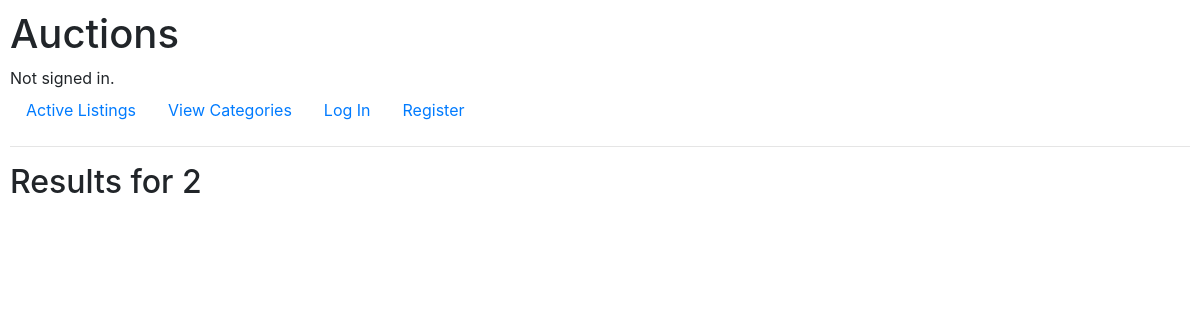
Before: /searchcategory/2 with the older database file.
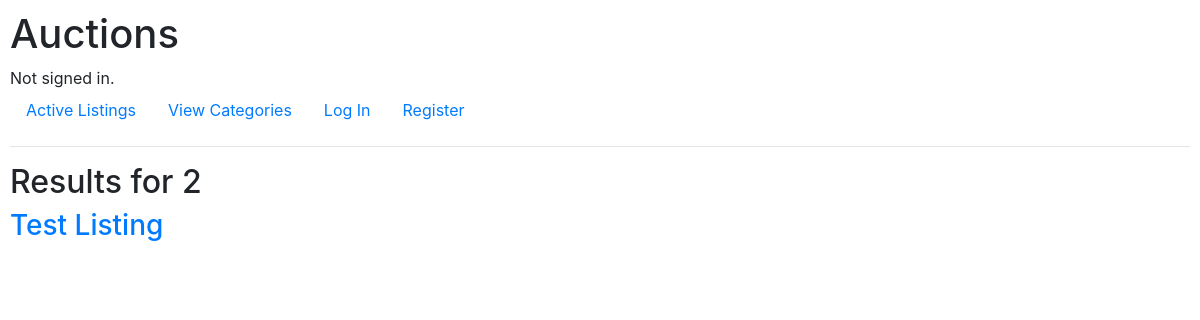
After: the same page with the newer database file.
### auctions/models.py (models this page shows)
class Listing(models.Model):
    id = models.AutoField(primary_key=True)
    title = models.CharField(max_length=64)
    description = models.CharField(max_length=64)
    price = models.IntegerField()
    image = models.CharField(max_length=128, blank=True)
    category = models.CharField(blank=True, max_length=64)
    active = models.BooleanField()
    user = models.ForeignKey(User, blank=True, on_delete=models.CASCADE, related_name="userListing")
    def __str__(self):
        return f"{self.title} is priced at ({self.price})"

### auctions/views.py (the view)
# urls.py: path("searchcategory", views.searchcategory, name="searchcategory"),
def searchcategory(request, category):
    results = Listing.objects.filter(category=category)
    print (results)
    return render(request, "auctions/searchcategories.html", {
            "listings": results,
            "category": category
        })

### auctions/templates/auctions/searchcategories.html
{% extends "auctions/layout.html" %}
{% block body %}
    <h2>Results for {{ category }} </h2>
    {% for listing in listings %}
        <a href="{% url 'listing' listing.id %}"><h3>{{ listing.title }}</h3></a>
    {% endfor %}
{% endblock %}

Changed rows visible on the page:
now on this page (row edited): Listing: title "Test Listing"
